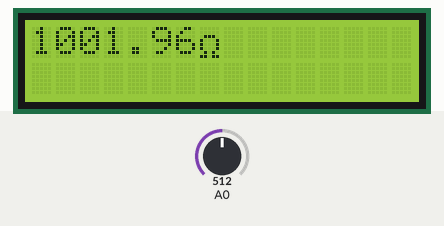
The sketch below on a simulated Arduino Uno, built with avr-gcc and run on an emulated ATmega328P. Shown: 16×2 character LCD. The inputs (shaded band) are chosen by the test bench; at power-on: A0 = 512.

Above: at 1.2 s.
1.3 s: A0 set to 495
At 1.8 s:
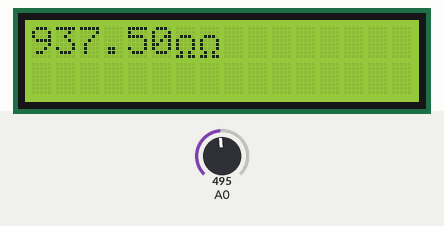
2.8 s: A0 set to 102
At 4.0 s:
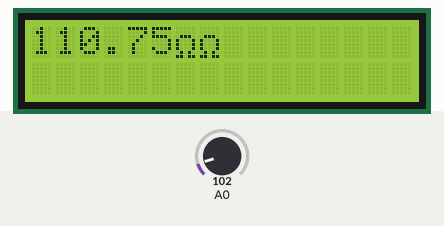
4.3 s: A0 set to 86
At 5.3 s:
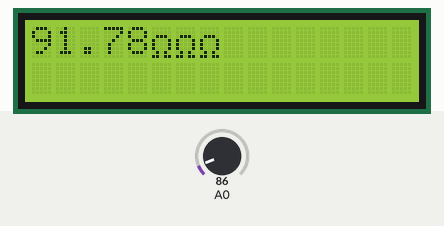
5.8 s: A0 set to 0
At 6.4 s:
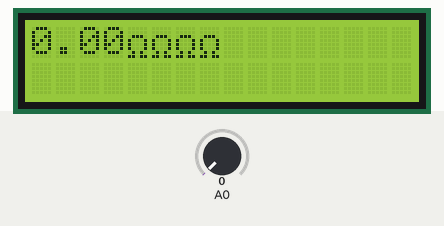
7.3 s: A0 set to 9
At 8.5 s:
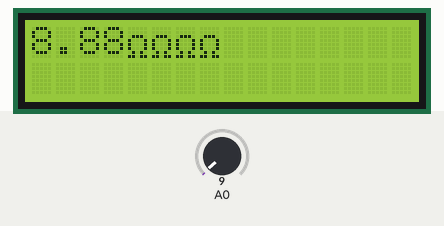
8.8 s: A0 set to 12
At 9.9 s:
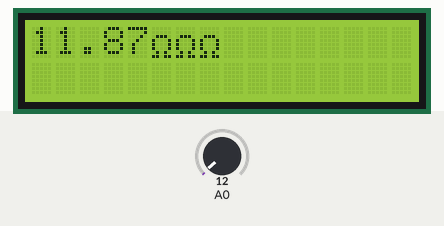
Timing chart, 0 to 11.3 s (numbered marks = the images above; inputs shaded):
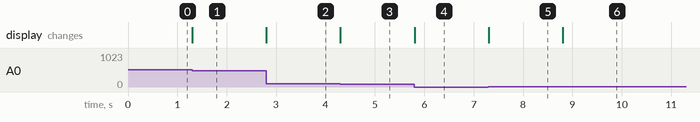

Measured:
- the behaviour switches between 512 and 511 on A0 (found by bisection; images 0 and 1)
- the behaviour switches between 93 and 92 on A0 (found by bisection; images 2 and 3)
- the behaviour switches between 10 and 11 on A0 (found by bisection; images 5 and 6)
- after the input at 1.3 s, the display: changes at once (image 1)
- after the input at 2.8 s, the display: changes at once (image 2)
- after the input at 4.3 s, the display: changes at once (image 3)
- after the input at 5.8 s, the display: changes at once (image 4)
- after the input at 7.3 s, the display: changes at once (image 5)
- after the input at 8.8 s, the display: changes at once (image 6)

The sketch:

LCD_OHMmeter.ino
```cpp
/*This code will read a resistance and print it onto an lcd.*/
#include <LiquidCrystal.h>  //allow the library for the lcd to be enabled
const int rs = 12, en = 11, d4 = 5, d5 = 4, d6 = 3, d7 = 2; // connect pins to arduino
LiquidCrystal lcd(rs, en, d4, d5, d6, d7); // idnetify the pins
byte omega[] = {  //These next lines creat the omega symbol
  B00000,
  B00000,
  B01110,
  B10001,
  B10001,
  B10001,
  B01010,
  B11011
};
void setup() {
  // put your setup code here, to run once:
lcd.begin(16,2); //identify the size of the screen
lcd.createChar(0, omega); //creat our custom character
analogRead(A0); //define A0 as an input
}
void loop() {
  // put your main code here, to run repeatedly:
lcd.setCursor(0,0); // identify start point
float voltage = analogRead(A0) * (5.0/1023.0); // create equations for voltage
float current = (5 - voltage)/1000; // create equatsion for current
float resistance = (voltage/current); // create equation for resistnace
lcd.print(resistance); //print resistance
lcd.write(byte(0)); //pirnt custom omega value
}
```
